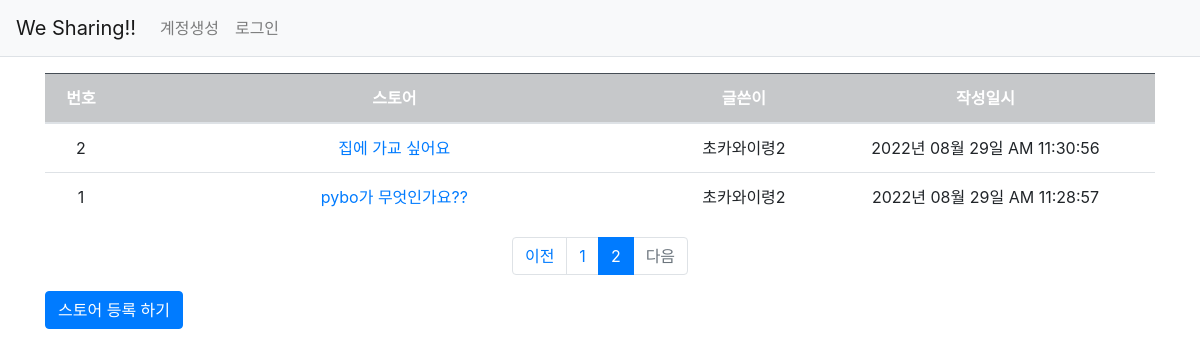
Before: /question/list/?page=2 with the older database file.
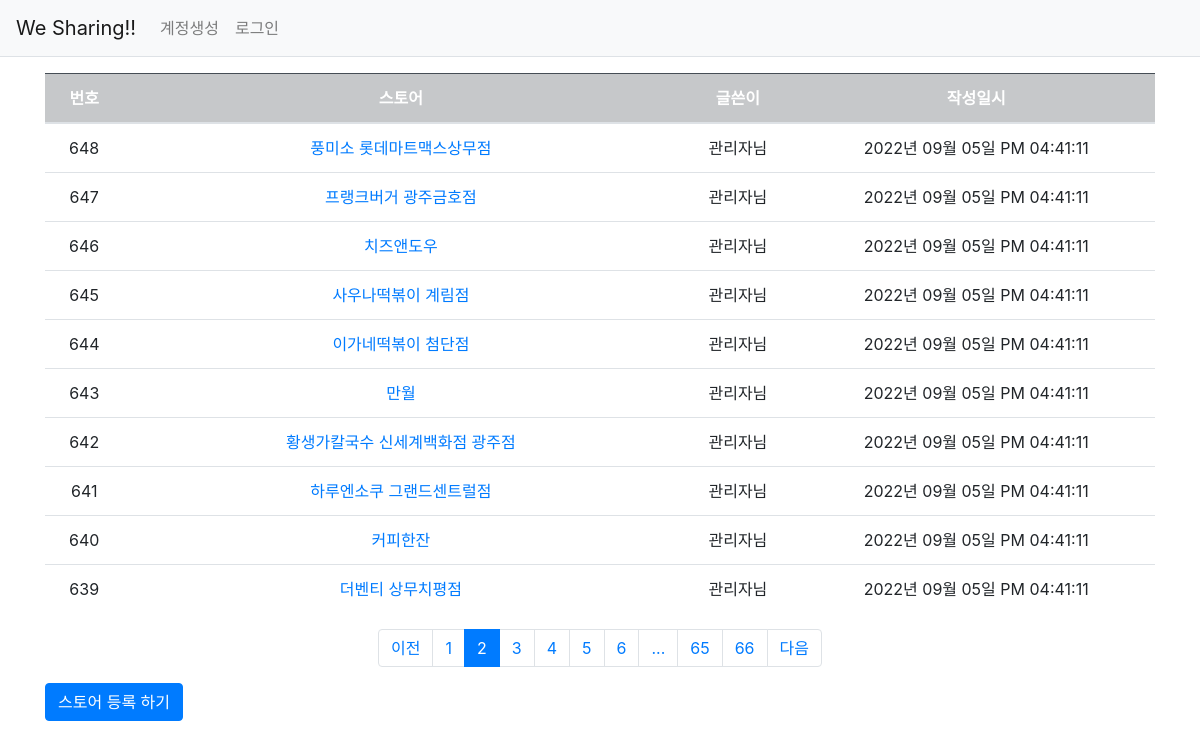
After: the same page with the newer database file.
### wesharing/models.py (models this page shows)
class Question(db.Model):
    id = db.Column(db.Integer, primary_key = True)
    subject = db.Column(db.String(200), nullable=False)
    content = db.Column(db.Text(), nullable=False)
    create_date = db.Column(db.DateTime(), nullable=False)
    user_id = db.Column(db.Integer, db.ForeignKey('user.id', ondelete='CASCADE'), nullable=False)
    user = db.relationship('User', backref=db.backref('question_set'))
    modify_date = db.Column(db.DateTime(), nullable=True)

class User(db.Model):
    id = db.Column(db.Integer, primary_key=True)
    username = db.Column(db.String(150), unique=True, nullable=False)
    password = db.Column(db.String(200), nullable=False)
    email = db.Column(db.String(120), unique=True, nullable=False)
    usernick = db.Column(db.String(20), nullable=True)
    create_date = db.Column(db.DateTime(), nullable=False)
    userprofile = db.Column(db.Text(), nullable=True)

### wesharing/views/question_views.py (the view)
@bp.route('/list/')
def _list():
    page = request.args.get('page', type=int, default=1) # 페이지
    question_list = Question.query.order_by(Question.create_date.desc())
    question_list = question_list.paginate(page, per_page=10)
    return render_template('question/question_list.html', question_list=question_list)

### wesharing/filter.py (called while the page is built)
def format_datetime(value, fmt='%Y년 %m월 %d일 %p %I:%M:%S'):
    return value.strftime(fmt)

### wesharing/views/auth_views.py (called while the page is built)
@bp.before_app_request
def load_logged_in_user():
    user_id = session.get('user_id')
    if user_id is None:
        g.user = None
    else:
        g.user = User.query.get(user_id)

### wesharing/templates/question/question_list.html (shortened to what this page needs)
{% extends 'base.html' %}
{% block content %}
<div class="container my-3">
    <table class="table">
        <thead>
        <tr class="text-center table-dark">
            <th>번호</th>
            <th style="width:50%">스토어</th>
            <th>글쓴이</th>
            <th>작성일시</th>
        </tr>
        </thead>
        <tbody>
        {% if question_list %}
        {% for question in question_list.items %}
        <tr class="text-center">
            <td>{{ question_list.total - ((question_list.page-1) * question_list.per_page) - loop.index0 }}</td>
            <td class="text-start">
            <a href="{{url_for('question.detail', question_id=question.id)}}">{{question.subject}}</a>
            </td>
            <td>{{ question.user.usernick }}</td>
            <td>{{question.create_date|datetime}}</td>
        </tr>
        {% endfor %}
        {% else %}
        <tr>
            <td colspan="3"> 질문이 없습니다. </td>
        </tr>
        {% endif %}
        </tbody>
    </table>
    <ul class="pagination justify-content-center">
        {% if question_list.has_prev %}
        <li class="page-item">
            <a class="page-link" href="?page={{ question_list.prev_num }}">이전</a>
        </li>
        {% else %}
        <li class="page-item disabled">
            <a class="page-link" tabindex="-1" aria-disabled="true" href="javascript:void(0)">이전</a>
        </li>
        {% endif %}
        {% for page_num in question_list.iter_pages() %}
        {% if page_num %}
        {% if page_num != question_list.page %}
        <li class="page-item">
            <a class="page-link" href="?page={{ page_num }}">{{ page_num }}</a>
        </li>
        {% else %}
        <li class="page-item active" aria-current="page">
            <a class="page-link" href="javascript:void(0)">{{ page_num }}</a>
        </li>
        {% endif %}
        {% else %}
        <li class="disabled">
            <a class="page-link" href="javascript:void(0)">...</a>
        </li>
        {% endif %}
        {% endfor %}
        {% if question_list.has_next %}
        <li class="page-item">
            <a class="page-link" href="?page={{ question_list.next_num }}">다음</a>
        </li>
        {% else %}
        <li class="page-item disabled">
            <a class="page-link" tabindex="-1" aria-disabled="true" href="javascript:void(0)">다음</a>
        </li>
        {% endif %}
    </ul>
    <a href="{{ url_for('question.create')}}" class="btn btn-primary">스토어 등록 하기</a>
</div>
{% endblock %}

### wesharing/templates/base.html (shortened to what this page needs)
<!doctype html>
<html>
<head>
    <link rel="stylesheet" href="{{ url_for('static', filename='bootstrap.min.css')}}">
    <link rel="stylesheet" href="{{ url_for('static', filename='style.css')}}">
</head>
<body>
{% include "navbar.html" %}
{% block content %}
{% endblock %}
</body>
</html>

### wesharing/templates/navbar.html (shortened to what this page needs)
<nav class="navbar navbar-expand-lg navbar-light bg-light border-bottom">
    <a class="navbar-brand" href="{{ url_for('main.index') }}">We Sharing!!</a>
    <div class="collapse navbar-collapse flex-grow-0" id="navbarNav">
        {% if g.user %}
        <ul class="navbar-nav">
            <li class="nav-item ">
                <a class="nav-link" href="{{ url_for('auth.logout') }}">{{ g.user.username }} (로그아웃)</a>
            </li>
        </ul>
        {% else %}
        <ul class="navbar-nav">
            <li class="nav-item ">
                <a class="nav-link" href="{{ url_for('auth.signup') }}">계정생성</a>
            </li>
            <li class="nav-item ">
                <a class="nav-link" href="{{ url_for('auth.login') }}">로그인</a>
            </li>
        </ul>
        {% endif %}
    </div>
</nav>

Changed rows visible on the page:
no longer on this page (row edited): Question: user "2", subject "집에 가교 싶어요", user.usernick "초카와이령2", create_date "2022년 08월 29일 AM 11:30:56"
no longer on this page (row edited): Question: id "1", subject "pybo가 무엇인가요??", user.usernick "초카와이령2", create_date "2022년 08월 29일 AM 11:28:57"
added Question: id "648", subject "풍미소 롯데마트맥스상무점", user.usernick "관리자님", create_date "2022년 09월 05일 PM 04:41:11"
added Question: id "647", subject "프랭크버거 광주금호점", user.usernick "관리자님", create_date "2022년 09월 05일 PM 04:41:11"
added Question: id "646", subject "치즈앤도우", user.usernick "관리자님", create_date "2022년 09월 05일 PM 04:41:11"
added Question: id "645", subject "사우나떡볶이 계림점", user.usernick "관리자님", create_date "2022년 09월 05일 PM 04:41:11"
added Question: id "644", subject "이가네떡볶이 첨단점", user.usernick "관리자님", create_date "2022년 09월 05일 PM 04:41:11"
added Question: id "643", subject "만월", user.usernick "관리자님", create_date "2022년 09월 05일 PM 04:41:11"
added Question: id "642", subject "황생가칼국수 신세계백화점 광주점", user.usernick "관리자님", create_date "2022년 09월 05일 PM 04:41:11"
added Question: id "641", subject "하루엔소쿠 그랜드센트럴점", user.usernick "관리자님", create_date "2022년 09월 05일 PM 04:41:11"
added Question: id "640", subject "커피한잔", user.usernick "관리자님", create_date "2022년 09월 05일 PM 04:41:11"
added Question: id "639", subject "더벤티 상무치평점", user.usernick "관리자님", create_date "2022년 09월 05일 PM 04:41:11"
Other visible differences:
new list line: "3"
new list line: "4"
new list line: "5"
new list line: "6"
new list line: "65"
new list line: "66"
